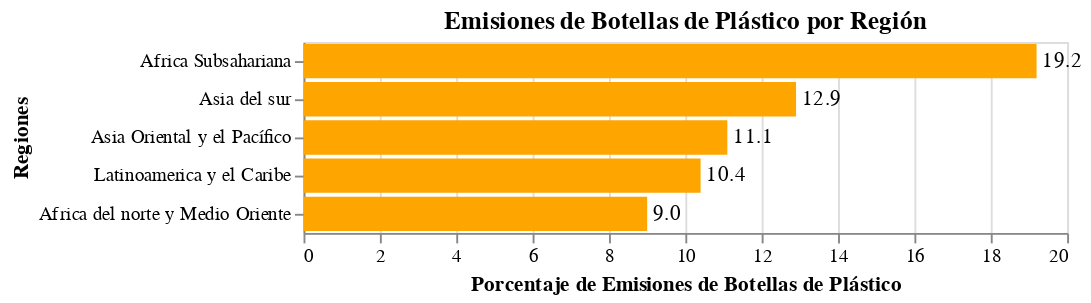

The code cell stored with this chart in its notebook:
### Code cell
chart_plastic
#

### Figure 1 — Vega-Lite specification as saved in the notebook (floating-point values rounded to 4 significant figures)
{"config": {"view": {"continuousWidth": 400, "continuousHeight": 300}}, "layer": [{"mark": {"type": "bar", "color": "orange"}, "encoding": {"text": {"field": "Porcentaje", "format": ".1f", "type": "quantitative"}, "x": {"field": "Porcentaje", "title": "Porcentaje de Emisiones de Botellas de Plástico", "type": "quantitative"}, "y": {"field": "Region", "sort": "-x", "title": "Regiones", "type": "nominal"}}}, {"mark": {"type": "text", "align": "left", "dx": 3, "dy": 0}, "encoding": {"text": {"field": "Porcentaje", "format": ".1f", "type": "quantitative"}, "x": {"field": "Porcentaje", "title": "Porcentaje de Emisiones de Botellas de Plástico", "type": "quantitative"}, "y": {"field": "Region", "sort": "-x", "title": "Regiones", "type": "nominal"}}}], "data": {"name": "data-e6bc8e2799da464262f74e85c01edc45"}, "title": "Emisiones de Botellas de Plástico por Región", "$schema": "https://vega.github.io/schema/vega-lite/v4.17.0.json", "datasets": {"data-e6bc8e2799da464262f74e85c01edc45": [{"Region": "Asia Oriental y el Pacífico", "Porcentaje": 11.1}, {"Region": "Asia del sur", "Porcentaje": 12.9}, {"Region": "Latinoamerica y el Caribe", "Porcentaje": 10.4}, {"Region": "Africa Subsahariana", "Porcentaje": 19.2}, {"Region": "Africa del norte y Medio Oriente", "Porcentaje": 9.0}]}}
